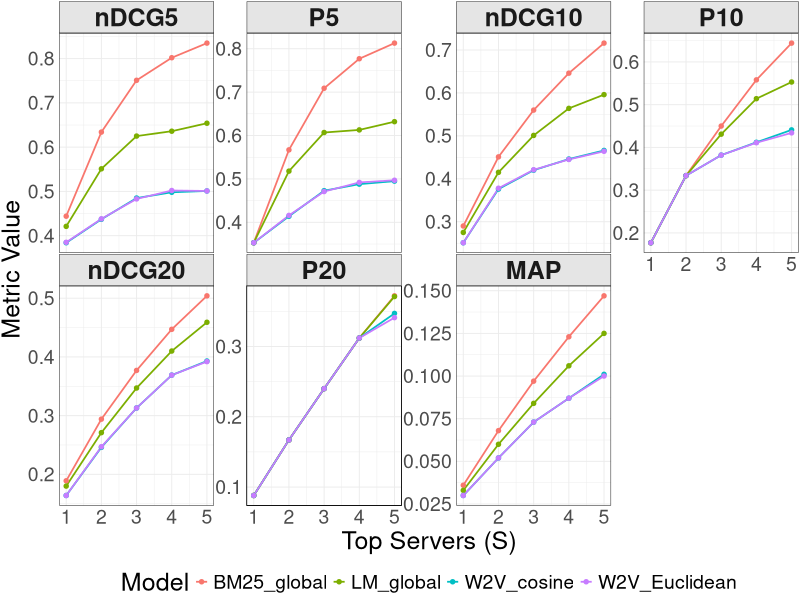

Recreate this plot in R.
library(tidyverse)
library(grid)

# --------------------------
# Data
# --------------------------
df <- tribble(
  ~Model, ~TopS, ~nDCG5, ~P5, ~nDCG10, ~P10, ~nDCG20, ~P20, ~MAP,
  "BM25_global", 1, 0.444, 0.353, 0.290, 0.177, 0.189, 0.088, 0.036,
  "BM25_global", 2, 0.634, 0.567, 0.451, 0.334, 0.294, 0.167, 0.068,
  "BM25_global", 3, 0.751, 0.709, 0.560, 0.450, 0.377, 0.240, 0.097,
  "BM25_global", 4, 0.802, 0.777, 0.646, 0.558, 0.447, 0.312, 0.123,
  "BM25_global", 5, 0.835, 0.813, 0.716, 0.644, 0.504, 0.372, 0.147,
  
  "LM_global", 1, 0.421, 0.353, 0.275, 0.177, 0.180, 0.088, 0.033,
  "LM_global", 2, 0.551, 0.518, 0.415, 0.334, 0.271, 0.167, 0.060,
  "LM_global", 3, 0.625, 0.607, 0.501, 0.431, 0.347, 0.240, 0.084,
  "LM_global", 4, 0.636, 0.613, 0.564, 0.514, 0.410, 0.312, 0.106,
  "LM_global", 5, 0.654, 0.632, 0.596, 0.553, 0.459, 0.371, 0.125,
  
  "W2V_cosine", 1, 0.384, 0.353, 0.251, 0.177, 0.164, 0.088, 0.030,
  "W2V_cosine", 2, 0.437, 0.414, 0.376, 0.334, 0.246, 0.167, 0.052,
  "W2V_cosine", 3, 0.485, 0.473, 0.420, 0.382, 0.313, 0.240, 0.073,
  "W2V_cosine", 4, 0.498, 0.488, 0.446, 0.412, 0.369, 0.312, 0.087,
  "W2V_cosine", 5, 0.501, 0.495, 0.466, 0.441, 0.393, 0.347, 0.101,
  
  "W2V_Euclidean", 1, 0.385, 0.353, 0.251, 0.177, 0.164, 0.088, 0.030,
  "W2V_Euclidean", 2, 0.438, 0.416, 0.378, 0.334, 0.247, 0.167, 0.052,
  "W2V_Euclidean", 3, 0.483, 0.471, 0.421, 0.382, 0.313, 0.240, 0.073,
  "W2V_Euclidean", 4, 0.502, 0.492, 0.445, 0.411, 0.369, 0.312, 0.087,
  "W2V_Euclidean", 5, 0.501, 0.497, 0.464, 0.434, 0.392, 0.341, 0.100
)

# --------------------------
# Reshape
# --------------------------
df_long <- df %>%
  pivot_longer(
    cols = c(nDCG5, P5, nDCG10, P10, nDCG20, P20, MAP),
    names_to = "Metric",
    values_to = "Value"
  ) %>%
  mutate(
    Metric = factor(Metric, levels = c("nDCG5", "P5", "nDCG10", "P10", "nDCG20", "P20", "MAP")),
    Model = factor(Model, levels = c("BM25_global", "LM_global", "W2V_cosine", "W2V_Euclidean"))
  )

# --------------------------
# Plot
# --------------------------
p <- ggplot(df_long, aes(x = TopS, y = Value, color = Model, group = Model)) +
  geom_line(linewidth = 0.6) +
  geom_point(size = 1.2) +
  facet_wrap(~ Metric, ncol = 4, scales = "free_y") +
  scale_x_continuous(breaks = 1:5) +
  labs(
    x = "Top Servers (S)",
    y = "Metric Value",
    color = "Model"
  ) +
  theme_minimal(base_size = 7) +
  theme(
    # ultra-tight layout
    plot.margin = margin(1, 1, 1, 1),
    panel.spacing = unit(1, "pt"),
    
    # borders for publication clarity
    panel.border = element_rect(color = "black", fill = NA, linewidth = 0.3),
    strip.background = element_rect(fill = "grey90", color = "black", linewidth = 0.3),
    
    # compact typography
    axis.title = element_text(size = 18),
    axis.text = element_text(size = 14),
    strip.text = element_text(size = 18, face = "bold"),
    legend.text = element_text(size = 14),
    legend.title = element_text(size = 18),
    
    # compact legend
    legend.position = "bottom",
    legend.key.height = unit(6, "pt"),
    legend.key.width  = unit(10, "pt")
  )

print(p)
